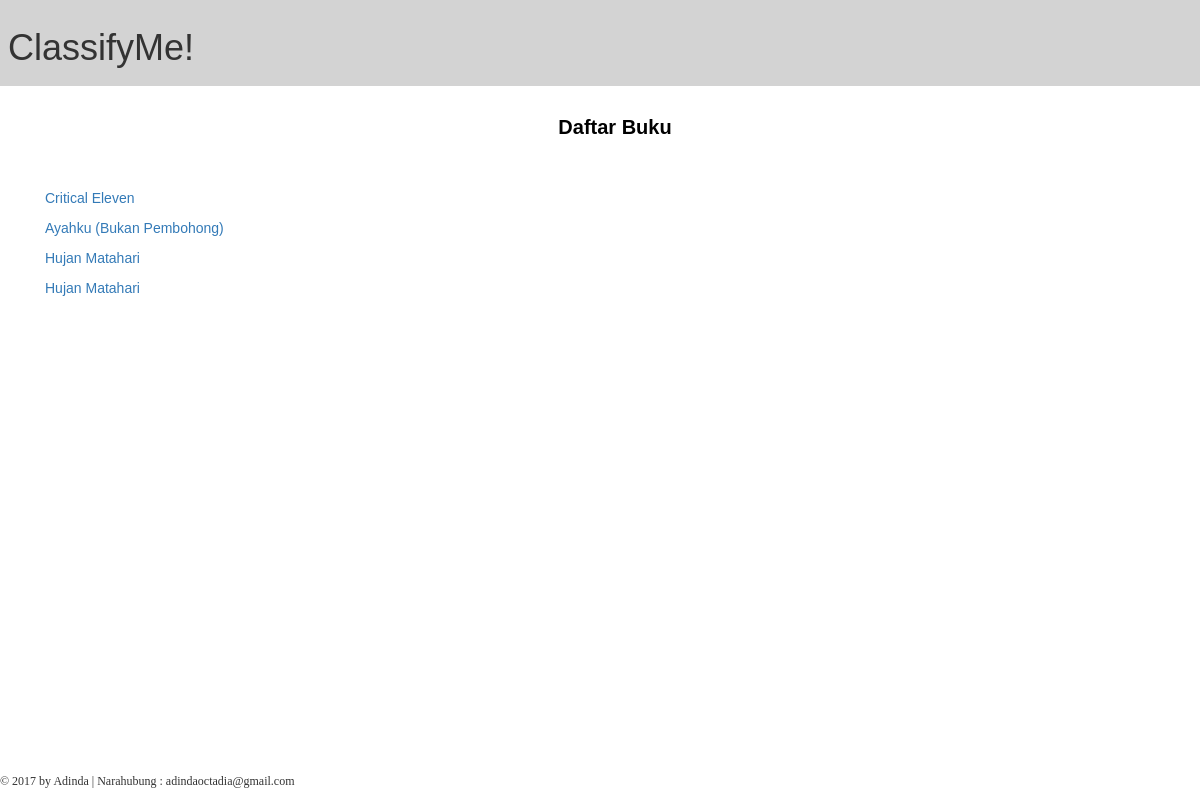
The app's page /classifyme/input/, older data.
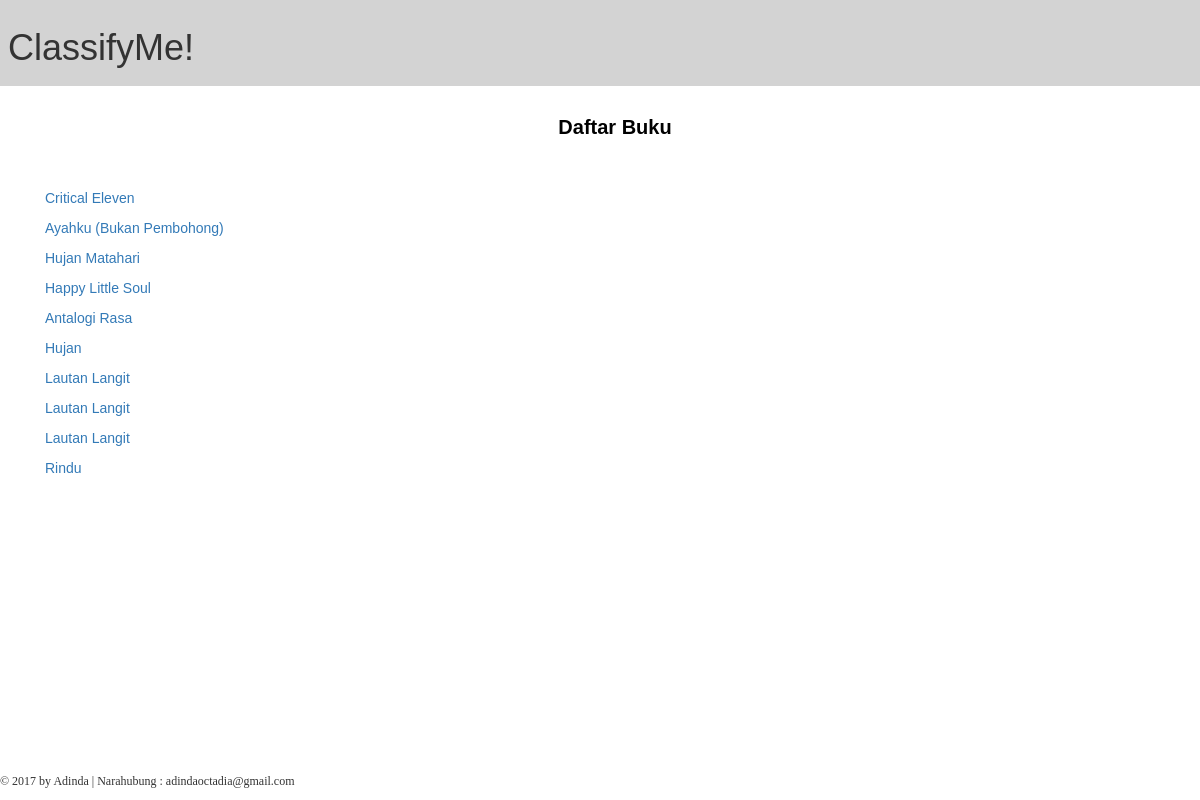
The same page, newer data.
### classifyme/models.py (models this page shows, shortened)
class Buku(models.Model):
    penulis = models.CharField(max_length=20)
    judul = models.CharField(max_length=100)
    penerbit = models.CharField(max_length=30)
    tahun_terbit = models.CharField(max_length=4)
    ulasan = models.FileField(blank=True, null=True, upload_to='files')

### classifyme/views.py (the view)
# urls.py: url(r'^classifyme/input/$', views.input, name='input'),
def input(request):
    context = {} #inisialisasi harus kosong
    buku_query = Buku.objects.all() #questions_query = variabel
    context['buku'] = buku_query #yg di tanda '' boleh beda dr variabel
    return render(request, 'classifyme/input.html', context)

### templates/classifyme/input.html (shortened to what this page needs)
{% extends 'classifyme/base.html' %}
{% block content %}
<div class="content container">
  <div class="row">
    <div class="col-md-12">
        <h4><strong>Daftar Buku</strong></h4>
        <br>
        <br>
        <div class="content container">
          <div class="row">
            <div class="col-md-3">
              {% for q in buku %}
                <p><a href="{% url 'textmining' q.id%}">{{q.judul}}</a></p>
              {% endfor %}
            </div>
          </div>
        </div>
        <br>
    </div>
  </div>
</div>
{% endblock %}

### templates/classifyme/base.html (shortened to what this page needs)
{% load staticfiles %}
<html>
  <head>
    <link rel="stylesheet" href="https://maxcdn.bootstrapcdn.com/bootstrap/3.3.7/css/bootstrap.min.css">
    <link rel="stylesheet" href="{% static 'classifyme.css' %}">
  </head>
  <body>
    <div class="header">
      <h1>ClassifyMe!</h1>
    </div>
    {% block content %}
    {% endblock %}
    <div class="footer">
        <p>&copy; 2017 by Adinda | Narahubung : adindaoctadia@gmail.com</p>
    </div>
  </body>
</html>

### static/classifyme.css (style rules this page uses)
body { font-family: 'Arial'; margin: 0; width: 100%; height: 100%; }
.header { margin-top: 0px; margin-bottom: 20px; background-color: lightgrey; padding: 8px 8px; }
.row { display: table; width: 100%; }
h4 { font-size: 20px; text-align: center; color: black; }
.footer { position: fixed; bottom: 0; font-family: 'Century Gothic'; font-size: 12px; margin-top: 30px; }

Row changes from the older to the newer data that the page shows:
changed Buku: judul "Hujan Matahari" → "Happy Little Soul"
added Buku: judul "Antalogi Rasa"
added Buku: judul "Hujan"
added Buku: judul "Lautan Langit"
added Buku: judul "Lautan Langit"
added Buku: judul "Lautan Langit"
added Buku: judul "Rindu"
